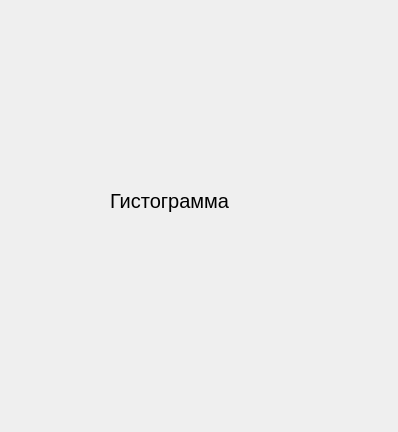
<?xml version="1.0" encoding="UTF-8"?>
<ui version="4.0">
 <class>HistogramUI</class>
 <widget class="QWidget" name="HistogramUI">
  <property name="geometry">
   <rect>
    <x>0</x>
    <y>0</y>
    <width>398</width>
    <height>432</height>
   </rect>
  </property>
  <property name="windowTitle">
   <string>Form</string>
  </property>
  <widget class="QLabel" name="label">
   <property name="geometry">
    <rect>
     <x>110</x>
     <y>150</y>
     <width>151</width>
     <height>101</height>
    </rect>
   </property>
   <property name="font">
    <font>
     <pointsize>15</pointsize>
    </font>
   </property>
   <property name="text">
    <string>Гистограмма</string>
   </property>
  </widget>
 </widget>
 <resources/>
 <connections/>
</ui>
